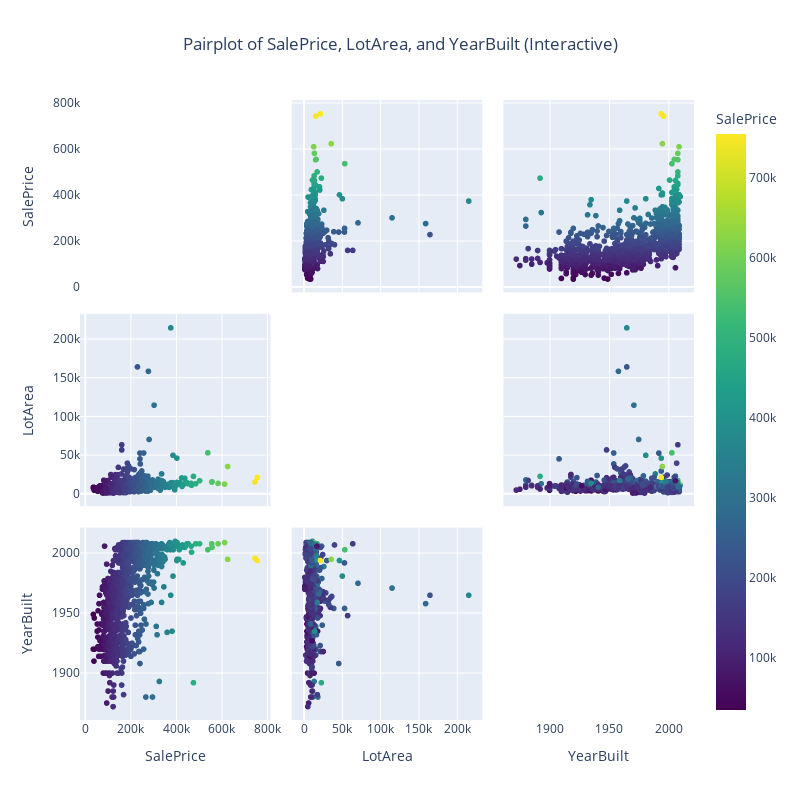

Notebook source saved alongside this figure:
### Markdown cell above
## Step 2: Use a pairplot to visualise relationship between different lotarea, yearbuilt and salesprice

### Code cell
#pairplot with respect to sales price,LotArea,YearBuilt
# Create a pairplot with respect to SalePrice, LotArea, and YearBuilt
sns.pairplot(df, vars=['SalePrice', 'LotArea', 'YearBuilt'], diag_kind='kde', markers='o', palette='husl')
plt.suptitle('Pairplot of SalePrice, LotArea, and YearBuilt', y=1.02)
plt.tight_layout()
plt.show()
# Create a Plotly version of the pairplot
fig = px.scatter_matrix(df, dimensions=['SalePrice', 'LotArea', 'YearBuilt'], color='SalePrice',
                          title='Pairplot of SalePrice, LotArea, and YearBuilt (Interactive)',
                          color_continuous_scale=px.colors.sequential.Viridis)
fig.update_traces(diagonal_visible=False)
fig.update_layout(
    width=800,
    height=800,
    title_x=0.5
)
fig.show()

### Figure 1 — Plotly figure (JSON) as saved in the notebook; plotly's stock layout.template omitted (floating-point values rounded to 4 significant figures; data arrays with more than 128 entries replaced by an {"elided": "..."} marker saying what was removed)
{"data": [{"diagonal": {"visible": false}, "dimensions": [{"axis": {"matches": true}, "label": "SalePrice", "values": {"elided": "1460 int values"}}, {"axis": {"matches": true}, "label": "LotArea", "values": {"elided": "1460 int values"}}, {"axis": {"matches": true}, "label": "YearBuilt", "values": {"elided": "1460 int values"}}], "hovertemplate": "%{xaxis.title.text}=%{x}<br>%{yaxis.title.text}=%{y}<br>SalePrice=%{marker.color}<extra></extra>", "legendgroup": "", "marker": {"color": {"elided": "1460 int values"}, "coloraxis": "coloraxis", "symbol": "circle"}, "name": "", "showlegend": false, "type": "splom"}], "layout": {"coloraxis": {"colorbar": {"title": {"text": "SalePrice"}}, "colorscale": [[0, "#440154"], [0.1111, "#482878"], [0.2222, "#3e4989"], [0.3333, "#31688e"], [0.4444, "#26828e"], [0.5556, "#1f9e89"], [0.6667, "#35b779"], [0.7778, "#6ece58"], [0.8889, "#b5de2b"], [1, "#fde725"]]}, "dragmode": "select", "height": 800, "legend": {"tracegroupgap": 0}, "title": {"text": "Pairplot of SalePrice, LotArea, and YearBuilt (Interactive)", "x": 0.5}, "width": 800}}
